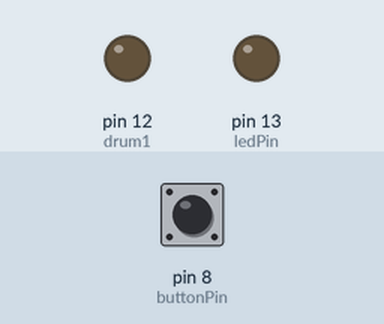
This sketch was run on a simulated Arduino Uno, built with avr-gcc and run on an emulated ATmega328P. On the bench: output pins drawn as LEDs (lit = HIGH). Dashed ring = blinking. The test bench sets the inputs (shaded band); at power-on: pin 8 (buttonPin) HIGH.

Above: at 0.8 s.
0.9 s: pin 8 (buttonPin) pulled LOW for 0.15 s
At 1.08 s:
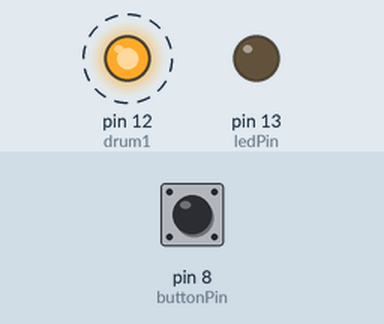
At 1.46 s:
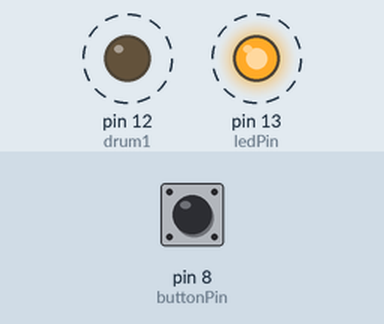
Timing chart, 0 to 9.9 s (numbered marks = the images above; inputs shaded):
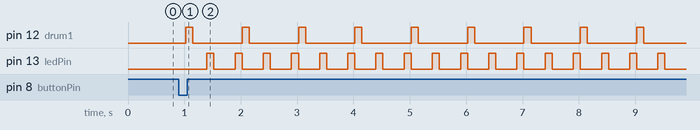

The sketch:

solenoid_drum.ino
```cpp
byte BPM = 120; // beats per minute

// calculate how many milliseconds long a sixteenth note is at this tempo
long BeatDuration16 = round((60000 / BPM)/4);

long lastBeat = 0;
int sixteenths = 0;

const int ledPin = 13; // this is de pin for the LED onboard the Arduino
const int drum1 = 12; // this is the pin which connects to the solenoid


void setup() {

  // wait for the button to be pressed before starting making noise
  const byte buttonPin = 8;
  pinMode(buttonPin, INPUT_PULLUP);
  while (digitalRead(buttonPin) == HIGH);

  pinMode(ledPin, OUTPUT); // define the LED pin as an output

  pinMode(drum1, OUTPUT); // define the solenoid pin as an output
  digitalWrite(drum1, LOW);

  lastBeat = millis(); // start the timer

}


void loop() {

  // only do something on every sixteenth note
  if( (millis() - lastBeat) >= BeatDuration16 ) {

    lastBeat = millis( );

    // keep track of on which 16th note of the bar we are
    if (++sixteenths > 16) { sixteenths = 1; }

    // do something every quarter note (that's every beat)
    if (!(sixteenths % 4)) { digitalWrite(ledPin, HIGH); } else { digitalWrite(ledPin, LOW); }

    // turn the solenoid on on every other quarter note (so half as fast)
    if ( sixteenths == 1 || sixteenths == 9 ) { digitalWrite(drum1, HIGH); }
    else { digitalWrite(drum1, LOW); }

  }

}
```

Measured:
- after the input at 0.9 s, pin 12 (drum1): alternates HIGH for 0.12 s and LOW for 0.88 s, starting after 0.12 s; pin 13 (ledPin): alternates HIGH for 0.12 s and LOW for 0.37 s, starting after 0.50 s
